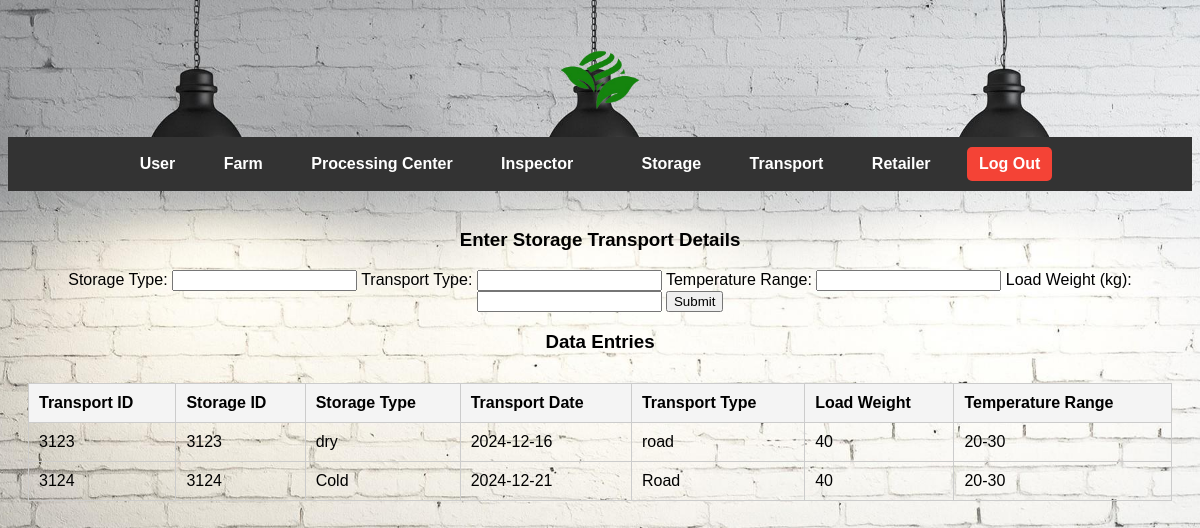
Before: /admin_Transport_storage.php with the older database file.
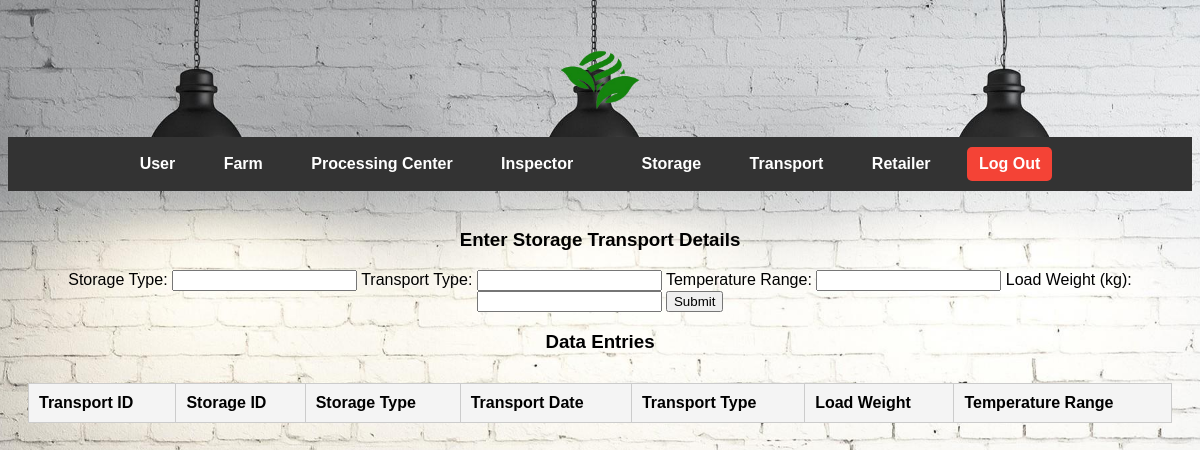
After: the same page with the newer database file.
### tables this page shows
CREATE TABLE `tblstoragetransport` (
  `stTransport ID` int(7) NOT NULL,
  `Storage ID` int(7) NOT NULL,
  `Transport Storage Type` text NOT NULL,
  `Date` date NOT NULL,
  `Transport Type` text NOT NULL,
  `Temperature Range` varchar(10) NOT NULL,
  `Load Weight` int(10) NOT NULL
);

### admin_Transport_storage.php (the view, shortened to what this page needs)
<?php
$host = "localhost";
$username = "root";
$password = "";
$dbname = "crud";
$conn = new mysqli($host, $username, $password, $dbname);
$sql = "SELECT * FROM tblstoragetransport";
$result = $conn->query($sql);
?>
<!DOCTYPE html>
<html lang="en">
<head>
    <link rel="stylesheet" href="admin_style.css">
</head>
<body class="admin-page">
    <header>
        <img src="logo.png" alt="Logo" class="logo">
        <nav class="navbar">
            <ul>
                <li><a href="admin_user.php">User</a></li>
                <li><a href="#" class="dropdown">Farm</a>
                    </li>
                <li>
                    <a href="#" class="dropdown">Processing Center</a>
                </li>
                <li><a href="#" class="dropdown">Inspector</a>
                    </li>
                <li>
                <li><a href="admin_storage.php">Storage</a></li>
                <li><a href="#" class="dropdown">Transport</a>
                    </li>
                 <li><a href="admin_retailer_order.php">Retailer</a></li>
                <li><a href="starting_page.php" class="btn-logout">Log Out</a></li>
            </ul>
        </nav>
    </header>
    <main>
    <div class="form-container">
        <form method="POST" action="">
            <h3>Enter Storage Transport Details</h3>
            <label for="storageType">Storage Type:</label>
            <input type="text" id="storageType" name="storage_type" required>
            <label for="transportType">Transport Type:</label>
            <input type="text" id="transportType" name="transport_type" required>
            <label for="temperatureRange">Temperature Range:</label>
            <input type="text" id="temperatureRange" name="temperature_range" required>
            <label for="loadWeight">Load Weight (kg):</label>
            <input type="number" id="loadWeight" name="load_weight" required>
            <button type="submit">Submit</button>
        </form>
    </div>
    <div class="table-container">
        <h3>Data Entries</h3>
        <table id="storageTable" class="boxed-table">
            <thead>
                <tr>
                    <th>Transport ID</th>
                    <th>Storage ID</th>
                    <th>Storage Type</th>
                    <th>Transport Date</th>
                    <th>Transport Type</th>
                    <th>Load Weight</th>
                    <th>Temperature Range</th>
                </tr>
            </thead>
            <tbody>
                <?php while ($row = $result->fetch_assoc()): ?>
                    <tr>
                        <td><?php echo $row['stTransport ID']; ?></td>
                        <td><?php echo $row['Storage ID']; ?></td>
                        <td><?php echo $row['Storage Type']; ?></td>
                        <td><?php echo $row['Date']; ?></td>
                        <td><?php echo $row['Transport Type']; ?></td>
                        <td><?php echo $row['Load Weight']; ?></td>
                        <td><?php echo $row['Temperature Range']; ?></td>
                    </tr>
                <?php endwhile; ?>
            </tbody>
        </table>
    </div>
    </main>
</body>
</html>

Changed rows visible on the page:
removed tblstoragetransport: stTransport ID "3123", Storage ID "3123", Storage Type "dry", Date "2024-12-16", Transport Type "road", Load Weight "40", Temperature Range "20-30"
removed tblstoragetransport: stTransport ID "3124", Storage ID "3124", Storage Type "Cold", Date "2024-12-21", Transport Type "Road", Load Weight "40", Temperature Range "20-30"
